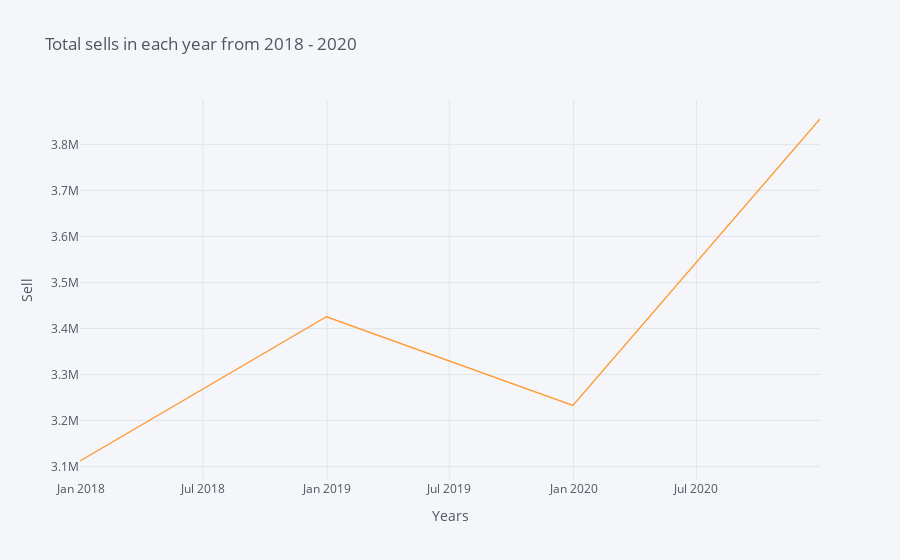

Notebook source saved alongside this figure:
### Markdown cell above
# 2**.Data Visualization**

### Code cell
df.resample("A").sum().iplot(title="Total sells in each year from 2018 - 2020", xTitle='Years', yTitle='Sell')

### Figure 1 — Plotly figure (JSON) as saved in the notebook; plotly's stock layout.template omitted (floating-point values rounded to 4 significant figures)
{"data": [{"line": {"color": "rgba(255, 153, 51, 1.0)", "dash": "solid", "shape": "linear", "width": 1.3}, "mode": "lines", "name": "num_sold", "text": "", "type": "scatter", "x": ["2017-12-31", "2018-12-31", "2019-12-31", "2020-12-31"], "y": [3112163, 3425424, 3232879, 3855193]}], "layout": {"legend": {"bgcolor": "#F5F6F9", "font": {"color": "#4D5663"}}, "paper_bgcolor": "#F5F6F9", "plot_bgcolor": "#F5F6F9", "title": {"font": {"color": "#4D5663"}, "text": "Total sells in each year from 2018 - 2020"}, "xaxis": {"gridcolor": "#E1E5ED", "showgrid": true, "tickfont": {"color": "#4D5663"}, "title": {"font": {"color": "#4D5663"}, "text": "Years"}, "zerolinecolor": "#E1E5ED"}, "yaxis": {"gridcolor": "#E1E5ED", "showgrid": true, "tickfont": {"color": "#4D5663"}, "title": {"font": {"color": "#4D5663"}, "text": "Sell"}, "zerolinecolor": "#E1E5ED"}}}
